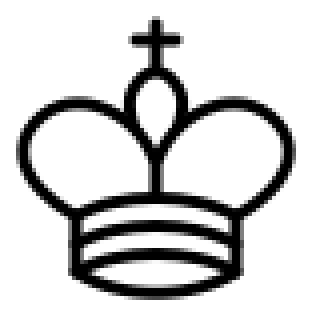
#> input picture icons/whiteking.svg.png, 78 x 78 px (shown 4 times larger)
$ python zoomImages.py
#> lines starting #> are read from the running program, lines starting #| are printed output that depends on the picture
import numpy as np
import imageio.v2 as imageio

filenames = ["whiteking.svg.png", "blackking.svg.png",
			 "whitequeen.svg.png", "blackqueen.svg.png",
			 "whitebishop.svg.png", "blackbishop.svg.png",
			 "whiteknight.svg.png", "blackknight.svg.png",
			 "whiterook.svg.png", "blackrook.svg.png",
			 "whitepawn.svg.png", "blackpawn.svg.png"]
paddingToRemove = 6

for filename in filenames:
	image = imageio.imread(filename)
#> image is the input picture: shape (78, 78, 4); mean R, G, B, A 69.4, 69.4, 69.4, 116.7
	newImage = image[paddingToRemove:image.shape[0] - paddingToRemove,
					 paddingToRemove:image.shape[1] - paddingToRemove]
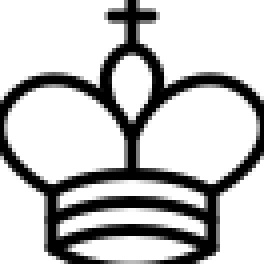
#> newImage: shape (66, 66, 4) (shown 4 times larger); mean R, G, B, A 96.9, 96.9, 96.9, 157.8; transparent parts drawn white
	imageio.imwrite(filename, newImage)
#> pass 2 of the loop `for filename in filenames:`:
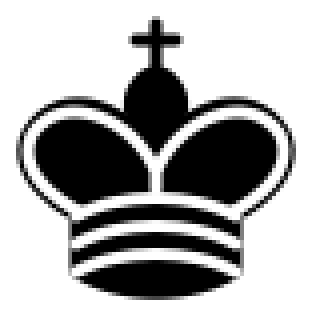
#> input picture icons/blackking.svg.png, 78 x 78 px (shown 4 times larger)
#> image is the input picture: shape (78, 78, 4); mean R, G, B, A 32.9, 32.9, 32.9, 116.7
#> `newImage = image[paddingToRemove:image.shape[0] - paddingToRemove, pad..`:
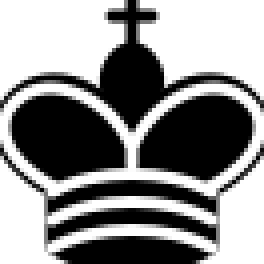
#> newImage: shape (66, 66, 4) (shown 4 times larger); mean R, G, B, A 45.7, 45.7, 45.7, 157.8; transparent parts drawn white
#> pass 3 of the loop `for filename in filenames:`:
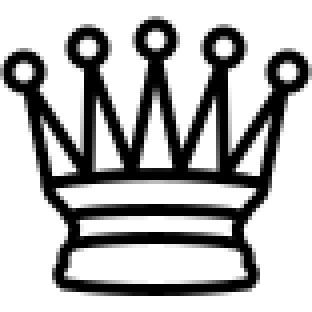
#> input picture icons/whitequeen.svg.png, 78 x 78 px (shown 4 times larger)
#> image is the input picture: shape (78, 78, 4); mean R, G, B, A 52.4, 52.4, 52.4, 127.5
#> `newImage = image[paddingToRemove:image.shape[0] - paddingToRemove, pad..`:
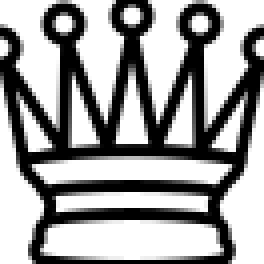
#> newImage: shape (66, 66, 4) (shown 4 times larger); mean R, G, B, A 72, 72, 72, 168; transparent parts drawn white
#> (the run stopped early here; a loop or call above may not have finished)
